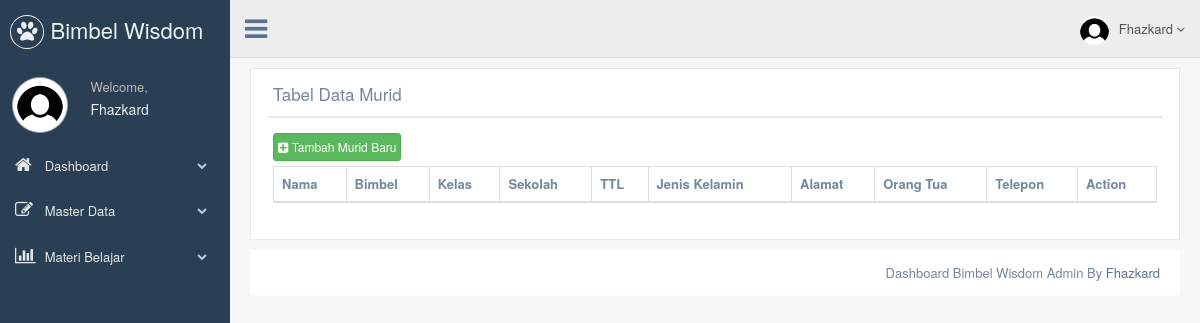
The app's page /dashboard/murid/index.php (signed in), older data.
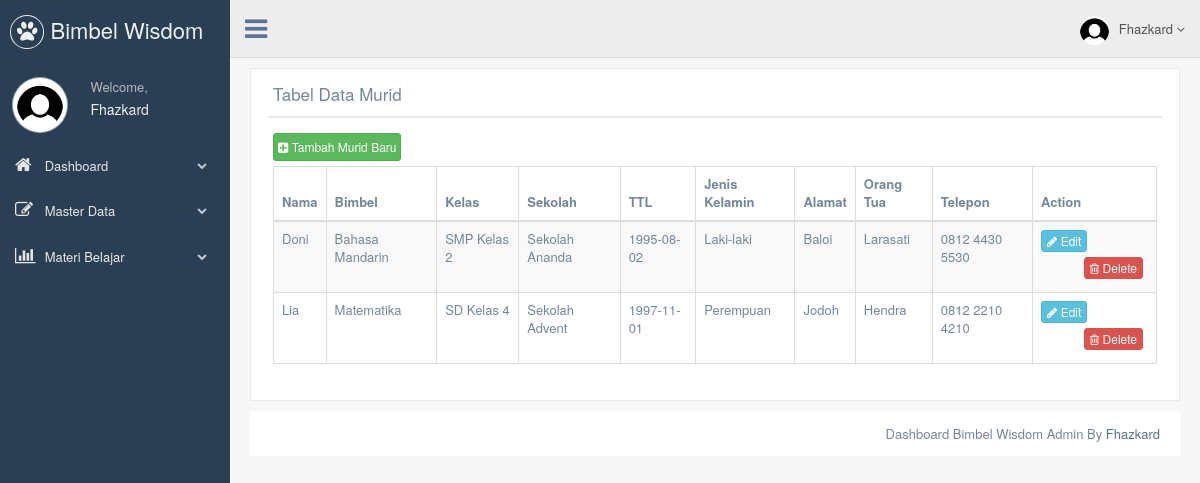
The same page, newer data.
### tables this page shows
CREATE TABLE `murid` (
  `murid_id` int(11) NOT NULL,
  `sekolah_id` int(11) DEFAULT NULL,
  `kelas_id` int(11) DEFAULT NULL,
  `bimbel_id` int(11) DEFAULT NULL,
  `nama` varchar(30) NOT NULL,
  `tgl_lahir` date NOT NULL,
  `jk` varchar(20) NOT NULL,
  `alamat` text NOT NULL,
  `nama_ortu` varchar(30) NOT NULL,
  `tlp` varchar(20) NOT NULL
);

CREATE TABLE `bimbel` (
  `bimbel_id` int(11) NOT NULL,
  `pengajar_id` int(11) DEFAULT NULL,
  `nama` varchar(30) NOT NULL
);

CREATE TABLE `kelas` (
  `kelas_id` int(11) NOT NULL,
  `nama` varchar(30) NOT NULL
);

CREATE TABLE `sekolah` (
  `sekolah_id` int(11) NOT NULL,
  `nama` varchar(30) NOT NULL,
  `jenis` varchar(20) NOT NULL,
  `alamat` text NOT NULL,
  `tlp` varchar(20) NOT NULL
);

### dashboard/murid/index.php (the view, shortened to what this page needs)
<?php include "../header.php";?>
        <div class="row">
            <div class="col-md-12 col-sm-12 col-xs-12">
                <div class="x_panel">
                <div class="x_title">
                  <h2>Tabel Data Murid</h2>
                  <div class="clearfix"></div>
                </div>
                <div class="x_content">
                    <a href="#" class="btn btn-success btn-xs" style="padding:4px;" data-toggle="modal" data-target=".tambah"><i class="fa fa-plus-square" ></i> Tambah Murid Baru</a>
                  <table id="datatable-responsive" class="table table-striped table-bordered dt-responsive nowrap" cellspacing="0" width="100%">
                    <thead>
                      <tr>
                        <th>Nama</th>
                        <th>Bimbel</th>
                        <th>Kelas</th>
                        <th>Sekolah</th>
						<th>TTL</th>
						<th>Jenis Kelamin</th>
						<th>Alamat</th>
						<th>Orang Tua</th>
						<th>Telepon</th>
                        <th>Action</th>
                      </tr>
                    </thead>
					<tbody>
					<?php
						include '../../koneksi/konek.php';
						$selek_data = mysqli_query($koneksi, "SELECT murid.murid_id,murid.sekolah_id,murid.kelas_id,murid.bimbel_id,murid.nama,
																murid.tgl_lahir, murid.jk, murid.alamat, murid.nama_ortu, murid.tlp,
																sekolah.nama AS sekolah, kelas.nama AS kelas, bimbel.nama AS bimbel FROM murid
																JOIN sekolah ON sekolah.sekolah_id = murid.sekolah_id
																JOIN kelas ON kelas.kelas_id =  murid.kelas_id
																JOIN bimbel ON bimbel.bimbel_id = murid.bimbel_id");
						while($data = mysqli_fetch_array($selek_data)){
							?>
                      <tr class=" ">
                        <td class=" "><?php echo $data['nama']; ?></td>
                        <td class=" "><?php echo $data['bimbel']; ?></td>
						<td class=" "><?php echo $data['kelas']; ?></td>
						<td class=" "><?php echo $data['sekolah']; ?></td>
						<td class=" "><?php echo $data['tgl_lahir']; ?></td>
						<td class=" "><?php echo $data['jk']; ?></td>
                        <td class=" "><?php echo $data['alamat']; ?></td>
						<td class=" "><?php echo $data['nama_ortu']; ?></td>
                        <td class="a-right a-right "><?php echo $data['tlp']; ?></td>
                        <td class=" last">
							<a id="edit_link" href="#" class="btn btn-info btn-xs last" data-toggle="modal" data-target=".edit"
							data-murid_id="<?php echo $data['murid_id']; ?>"
							data-nama="<?php echo $data['nama']; ?>"
							data-bimbel_id="<?php echo $data['bimbel_id']; ?>"
							data-kelas_id="<?php echo $data['kelas_id']; ?>"
							data-sekolah_id="<?php echo $data['sekolah_id']; ?>"
							data-tgl_lahir="<?php echo $data['tgl_lahir']; ?>"
							data-jk="<?php echo $data['jk']; ?>"
							data-ortu="<?php echo $data['nama_ortu']; ?>"
							data-alamat="<?php echo $data['alamat']; ?>"
							data-tlp="<?php echo $data['tlp']; ?>"><i class="fa fa-pencil"></i> Edit</a>
							<form method="post" action="../../koneksi/delete.php" style="width:auto;float:right;">
								<button type="submit" class="btn btn-danger btn-xs last" onclick="return konfirmasi()"><i class="fa fa-trash-o"></i> Delete</button>
							</form>
                        </td>
                      </tr>
					<?php
					}
					?>
                    </tbody>
                  </table>
                </div>
              </div>
            </div>
          </div>
<?php include "../footer.php";?>

Row changes from the older to the newer data that the page shows:
added murid: nama "Doni", bimbel.nama "Bahasa Mandarin", kelas.nama "SMP Kelas 2", sekolah.nama "Sekolah Ananda", tgl_lahir "1995-08-02", jk "Laki-laki", alamat "Baloi", nama_ortu "Larasati", tlp "0812 4430 5530"
added murid: nama "Lia", bimbel.nama "Matematika", kelas.nama "SD Kelas 4", sekolah.nama "Sekolah Advent", tgl_lahir "1997-11-01", jk "Perempuan", alamat "Jodoh", nama_ortu "Hendra", tlp "0812 2210 4210"
